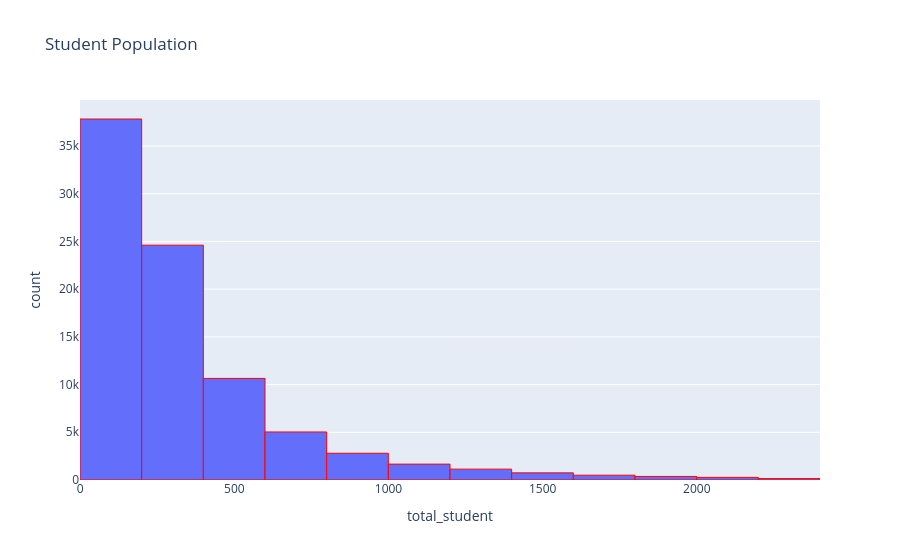

The cell this chart's notebook holds for it:
### Code cell
#Histogram of student population

fig2 = px.histogram(
    df,
    x='total_student',
    nbins=20,
    title='Student Population'
)
fig2.update_traces(
    marker_line_color='red',
    marker_line_width=1
)
fig2.show()

### Figure 1 — Plotly figure (JSON) as saved in the notebook; plotly's stock layout.template omitted (floating-point values rounded to 4 significant figures; data arrays with more than 128 entries replaced by an {"elided": "..."} marker saying what was removed)
{"data": [{"bingroup": "x", "hovertemplate": "total_student=%{x}<br>count=%{y}<extra></extra>", "legendgroup": "", "marker": {"color": "#636efa", "line": {"color": "red", "width": 1}, "pattern": {"shape": ""}}, "name": "", "nbinsx": 20, "orientation": "v", "showlegend": false, "type": "histogram", "x": {"elided": "85771 float values"}, "xaxis": "x", "yaxis": "y"}], "layout": {"barmode": "relative", "legend": {"tracegroupgap": 0}, "title": {"text": "Student Population"}, "xaxis": {"anchor": "y", "domain": [0, 1], "title": {"text": "total_student"}}, "yaxis": {"anchor": "x", "domain": [0, 1], "title": {"text": "count"}}}}
